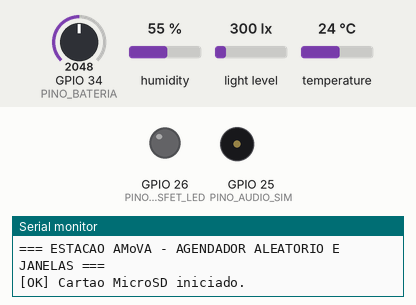
The program below on a simulated ESP32. Parts: output pins drawn as LEDs (lit = HIGH), buzzer (waves = sounding), the last lines printed to the serial monitor. The test bench sets the inputs (shaded band); at power-on: light level 300 lx, GPIO 34 (PINO_BATERIA) = 2048, humidity 55 %, temperature 24 °C. Storage starts empty; random numbers use the default seed unless the program sets one.

Above: at 2.2 s.
2.3 s: light level set to 52 lx
At 6.4 s:
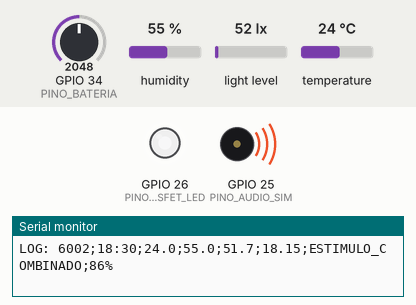
7.5 s: light level set to 43 lx
At 9.9 s:
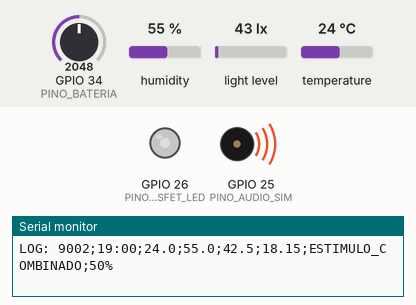
15.7 s: GPIO 34 (PINO_BATERIA) set to 1312
22.5 s: GPIO 34 (PINO_BATERIA) set to 1167
At 25.0 s:
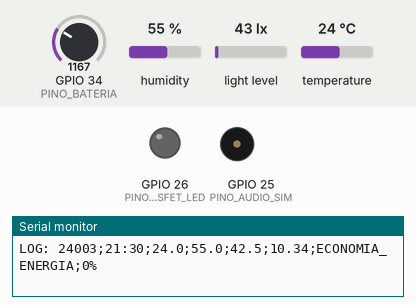
25.5 s: GPIO 34 (PINO_BATERIA) set to 2866
At 30.7 s:
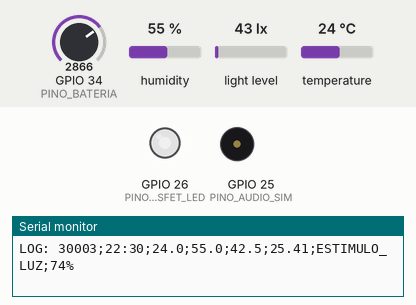
31.5 s: light level set to 500 lx
Timing chart, 0 to 37.5 s (numbered marks = the images above; inputs shaded):
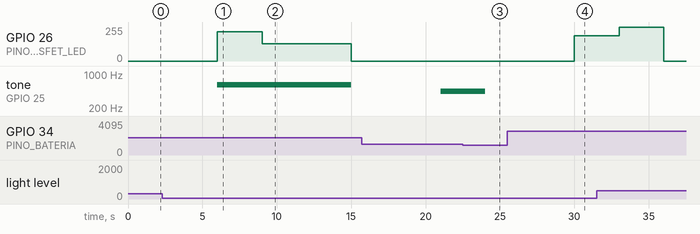

Measured:
- the behaviour switches between 50 and 49 lx on light level (found by bisection; images 1 and 2)
- the behaviour switches between 1241 and 1240 on GPIO 34 (PINO_BATERIA) (found by bisection; images 2 and 3)
- after the input at 22.5 s, tone on GPIO 25 (PINO_AUDIO_SIM): 440 Hz → silent after 1.5 s
- after the input at 25.5 s, GPIO 26 (PINO_MOSFET_LED): 0/255 → 190/255 after 4.5 s

The program:

main.cpp
```cpp
#include <Arduino.h>
#include <Wire.h>
#include <SPI.h>
#include <SD.h>
#include <DHT.h>
#include <BH1750.h>

// --- DEFINIÇÃO DE PINOS (Sem conflitos SPI/I2C) ---
const int PINO_DHT22       = 4;   // Dados DHT22
const int PINO_SD_CS       = 5;   // Chip Select MicroSD (SCK=18, MISO=19, MOSI=23)
const int PINO_AUDIO_SIM   = 25;  // Saída de áudio (simulação Wokwi / futuro I2S MAX98357)
const int PINO_MOSFET_LED  = 26;  // PWM do Farol 48W (IRLZ44N)
const int PINO_BATERIA     = 34;  // ADC Bateria LiFePO4 (divisor 100k / 10k)

// --- OBJETOS DOS SENSORES ---
DHT dht(PINO_DHT22, DHT22);
BH1750 sensorLuz;

// --- PARÂMETROS DO EXPERIMENTO E ENERGIA ---
const float TENSAO_CRITICA_V = 11.0; // Limite para modo economia de energia
const float FATOR_DIVISOR    = 11.0; // (100k + 10k) / 10k = 11
const char* ARQUIVO_LOG      = "/log_amova.csv";

// Janela Experimental (18:00 às 06:00)
const int HORA_INICIO_EXP = 18;
const int HORA_FIM_EXP    = 6;

// --- CONTROLE DE TEMPO E ALEATORIEDADE ---
unsigned long ultimoCicloLog       = 0;
unsigned long inicioFaseAtual      = 0;
unsigned long duracaoFaseAtual     = 5000; // Tempo sorteado para o estado atual
const unsigned long INTERVALO_LOG  = 3000; // Grava dados a cada 3s para acompanhar o relógio

// --- ESTADOS DA ESTAÇÃO ---
enum EstadoOperacao {
  MONITORAMENTO,
  ESTIMULO_LUMINOSO,
  ESTIMULO_SONORO,
  ESTIMULO_COMBINADO,
  ECONOMIA_ENERGIA
};

EstadoOperacao estadoAtual = MONITORAMENTO;
bool sdDisponivel          = false;
bool bh1750Disponivel      = false;
int potenciaLedAtual       = 0;

// --- FUNÇÕES AUXILIARES ---
float lerTensaoBateria() {
  int leituraADC = analogRead(PINO_BATERIA);
  return (leituraADC / 4095.0) * 3.3 * FATOR_DIVISOR;
}

// Simula um relógio de 24h acelerado (1s real = 10 min virtuais), iniciando às 17:30
void obterHoraSimulada(unsigned long ms, int &hora, int &minuto) {
  unsigned long minutosTotais = (17 * 60 + 30) + (ms / 100);
  hora   = (minutosTotais / 60) % 24;
  minuto = minutosTotais % 60;
}

String formatarHora(int hora, int minuto) {
  String h = (hora < 10) ? "0" + String(hora) : String(hora);
  String m = (minuto < 10) ? "0" + String(minuto) : String(minuto);
  return h + ":" + m;
}

bool dentroJanelaExperimental(int hora) {
  if (HORA_INICIO_EXP > HORA_FIM_EXP) {
    // Janela que vira a noite (ex: 18h às 06h)
    return (hora >= HORA_INICIO_EXP || hora < HORA_FIM_EXP);
  }
  return (hora >= HORA_INICIO_EXP && hora < HORA_FIM_EXP);
}

String nomeEstado(EstadoOperacao est) {
  switch (est) {
    case MONITORAMENTO:      return "MONITORAMENTO";
    case ESTIMULO_LUMINOSO:  return "ESTIMULO_LUZ";
    case ESTIMULO_SONORO:    return "ESTIMULO_SOM";
    case ESTIMULO_COMBINADO: return "ESTIMULO_COMBINADO";
    case ECONOMIA_ENERGIA:   return "ECONOMIA_ENERGIA";
    default:                 return "DESCONHECIDO";
  }
}

void registrarDadosSD(String linha) {
  if (!sdDisponivel) return;
  File arquivo = SD.open(ARQUIVO_LOG, FILE_APPEND);
  if (arquivo) {
    arquivo.println(linha);
    arquivo.close();
  }
}

void aplicarAtuadores(EstadoOperacao est, float luxAtual) {
  int pwm = 0;

  switch (est) {
    case MONITORAMENTO:
    case ECONOMIA_ENERGIA:
      pwm = 0;
      noTone(PINO_AUDIO_SIM);
      break;

    case ESTIMULO_LUMINOSO:
      if (luxAtual < 20.0) pwm = 102;       // 40% (noite)
      else if (luxAtual <= 100.0) pwm = 191;// 75% (crepúsculo)
      else pwm = 255;                       // 100% (dia)
      noTone(PINO_AUDIO_SIM);
      break;

    case ESTIMULO_SONORO:
      pwm = 0;
      tone(PINO_AUDIO_SIM, 440);
      break;

    case ESTIMULO_COMBINADO:
      pwm = (luxAtual < 50.0) ? 128 : 220;
      tone(PINO_AUDIO_SIM, 600);
      break;
  }

  ledcWrite(PINO_MOSFET_LED, pwm);
  potenciaLedAtual = map(pwm, 0, 255, 0, 100);
}

void sortearProximoEvento(unsigned long agora) {
  inicioFaseAtual = agora;

  if (estadoAtual == MONITORAMENTO) {
    // Estava em pausa -> Sorteia um dos 3 estímulos (1=Luz, 2=Som, 3=Combinado)
    estadoAtual = (EstadoOperacao)random(1, 4);
    duracaoFaseAtual = random(5000, 12001); // Duração entre 5s e 12s no simulador
    Serial.println(">>> [INICIO EVENTO] " + nomeEstado(estadoAtual) +
                   " | Duracao sorteada: " + String(duracaoFaseAtual / 1000) + "s");
  } else {
    // Estava aplicando estímulo -> Volta para pausa de monitoramento
    Serial.println("<<< [FIM EVENTO] Encerrando " + nomeEstado(estadoAtual));
    estadoAtual = MONITORAMENTO;
    duracaoFaseAtual = random(4000, 10001); // Intervalo sem estímulo entre 4s e 10s
    Serial.println("    Pausa aleatoria de monitoramento: " + String(duracaoFaseAtual / 1000) + "s");
  }
}

void setup() {
  Serial.begin(115200);
  delay(1000);
  Serial.println("\n=== ESTACAO AMoVA - AGENDADOR ALEATORIO E JANELAS ===");

  // Inicializa gerador de números aleatórios com ruído analógico
  randomSeed(analogRead(0));

  ledcAttach(PINO_MOSFET_LED, 5000, 8);
  ledcWrite(PINO_MOSFET_LED, 0);
  pinMode(PINO_AUDIO_SIM, OUTPUT);

  dht.begin();
  Wire.begin();
  if (sensorLuz.begin()) {
    bh1750Disponivel = true;
  }

  if (SD.begin(PINO_SD_CS)) {
    sdDisponivel = true;
    Serial.println("[OK] Cartao MicroSD iniciado.");
    if (!SD.exists(ARQUIVO_LOG)) {
      registrarDadosSD("Tempo_ms;Hora_Sim;Temp_C;Umid_%;Lux;Bateria_V;Estado;Potencia_LED_%");
    }
  }
}

void loop() {
  unsigned long agora = millis();
  int horaSim, minSim;
  obterHoraSimulada(agora, horaSim, minSim);
  bool janelaAtiva = dentroJanelaExperimental(horaSim);

  // 1. Prioridade Máxima: Proteção de Bateria
  float tensaoBat = lerTensaoBateria();
  if (tensaoBat < TENSAO_CRITICA_V && tensaoBat > 1.0) {
    if (estadoAtual != ECONOMIA_ENERGIA) {
      Serial.println("[ALERTA] Bateria critica! Suspendendo experimentos.");
      estadoAtual = ECONOMIA_ENERGIA;
    }
  } else if (estadoAtual == ECONOMIA_ENERGIA && tensaoBat >= (TENSAO_CRITICA_V + 0.5)) {
    Serial.println("[INFO] Bateria recuperada.");
    estadoAtual = MONITORAMENTO;
    inicioFaseAtual = agora;
    duracaoFaseAtual = 3000;
  }

  // 2. Controle da Janela Experimental e Sorteio de Eventos
  if (estadoAtual != ECONOMIA_ENERGIA) {
    if (!janelaAtiva) {
      // Fora do horário experimental: força MONITORAMENTO sem estímulos
      if (estadoAtual != MONITORAMENTO) {
        Serial.println("[JANELA ENCERRADA] Fora do horario experimental. Voltando ao MONITORAMENTO.");
        estadoAtual = MONITORAMENTO;
      }
    } else {
      // Dentro do horário experimental: verifica se o tempo sorteado acabou
      if (agora - inicioFaseAtual >= duracaoFaseAtual) {
        sortearProximoEvento(agora);
      }
    }
  }

  // 3. Leitura de sensores, atuação e log CSV
  if (agora - ultimoCicloLog >= INTERVALO_LOG) {
    ultimoCicloLog = agora;

    float temp = dht.readTemperature();
    float umid = dht.readHumidity();
    float lux  = bh1750Disponivel ? sensorLuz.readLightLevel() : (janelaAtiva ? 15.0 : 250.0);

    aplicarAtuadores(estadoAtual, lux);

    String tempStr = isnan(temp) ? "ERRO" : String(temp, 1);
    String umidStr = isnan(umid) ? "ERRO" : String(umid, 1);
    String linhaCSV = String(agora) + ";" + formatarHora(horaSim, minSim) + ";" +
                      tempStr + ";" + umidStr + ";" + String(lux, 1) + ";" +
                      String(tensaoBat, 2) + ";" + nomeEstado(estadoAtual) + ";" +
                      String(potenciaLedAtual) + "%";

    Serial.println("LOG: " + linhaCSV);
    registrarDadosSD(linhaCSV);
  }
}
```
